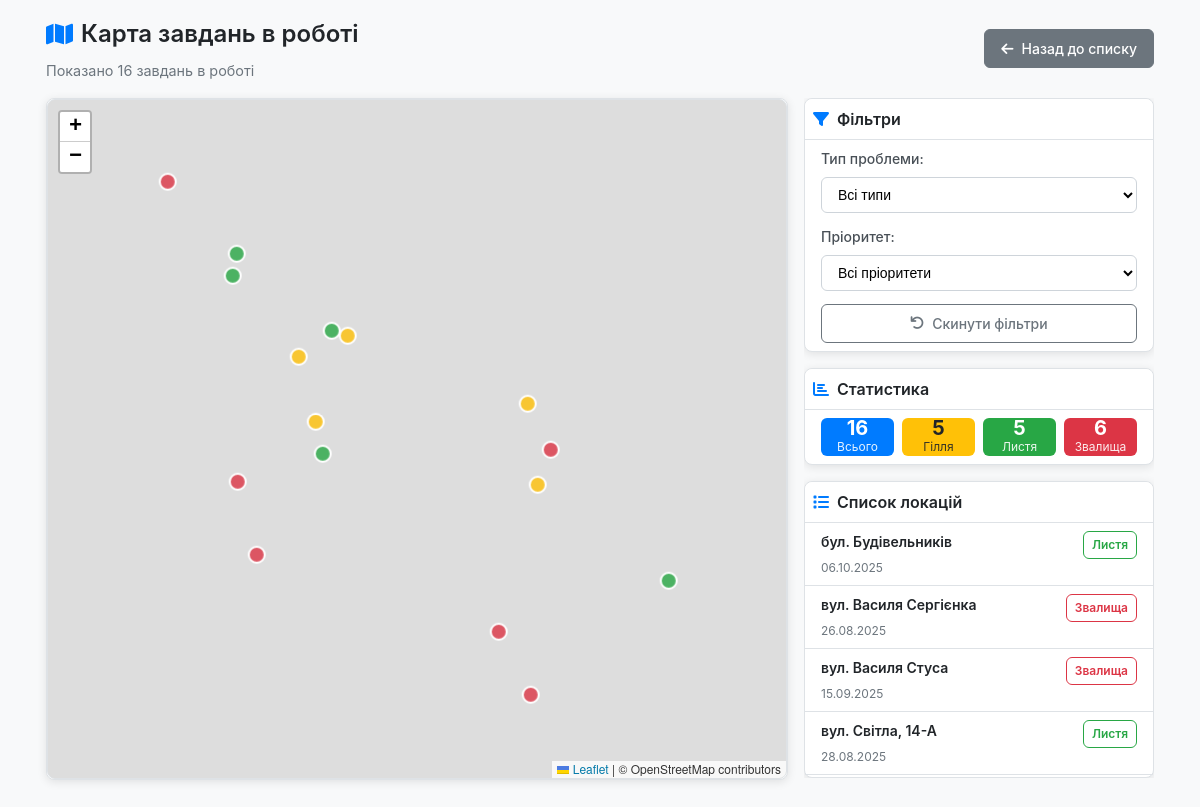
The page /map on the database its author committed.
### models.py (models this page shows, shortened)
class Location(db.Model):
    id = db.Column(db.Integer, primary_key=True)
    address = db.Column(db.String(200), nullable=False)
    latitude = db.Column(db.Float, nullable=False)
    longitude = db.Column(db.Float, nullable=False)
    problem_type = db.Column(db.String(50), nullable=False)
    priority = db.Column(db.String(20), default='Середній')
    status = db.Column(db.String(20), default='in_progress')
    description = db.Column(db.Text)
    date_created = db.Column(db.DateTime, default=datetime.utcnow)
    date_completed = db.Column(db.DateTime)
    created_by = db.Column(db.Integer, db.ForeignKey('user.id'))
    def get_priority_order(self):
        priority_map = {'Високий': 1, 'Середній': 2, 'Низький': 3}
        return priority_map.get(self.priority, 2)

### app.py (the view)
@app.route('/map')
def map_all():
    problem_type = request.args.get('problem_type', 'all')
    priority = request.args.get('priority', 'all')
    query = Location.query.filter(Location.status == 'in_progress')
    if problem_type != 'all':
        query = query.filter(Location.problem_type == problem_type)
    if priority != 'all':
        query = query.filter(Location.priority == priority)
    locations = query.all()
    for location in locations:
        location.formatted_address = format_address(location.address)
    locations.sort(key=lambda x: (x.get_priority_order(), x.formatted_address))
    for location in locations:
        location.address = location.formatted_address
    total_count = len(locations)
    branches_count = len([l for l in locations if l.problem_type == 'Гілля'])
    leaves_count = len([l for l in locations if l.problem_type == 'Листя'])
    trash_count = len([l for l in locations if l.problem_type == 'Звалища'])
    return render_template('map_all.html',
                           locations=locations,
                           current_problem_type=problem_type,
                           current_priority=priority,
                           total_count=total_count,
                           branches_count=branches_count,
                           leaves_count=leaves_count,
                           trash_count=trash_count)

### app.py (called while the page is built)
def format_address(address):
    file_path = Path(__file__).parent / "static" / "street-names.json"
    with open(file_path, "r", encoding="utf-8") as f:
        addresses = json.load(f)
        for k, v in addresses.items():
            if address.startswith(k):
                return address.replace(k, v)
    return address

### templates/map_all.html (shortened to what this page needs)
<!DOCTYPE html>
<html lang="uk">
<head>
    <link rel="stylesheet" href="https://unpkg.com/leaflet@1.7.1/dist/leaflet.css" />
    <link rel="stylesheet" href="https://cdnjs.cloudflare.com/ajax/libs/font-awesome/6.0.0/css/all.min.css">
    <link rel="stylesheet" href="{{ url_for('static', filename='css/map-all.css') }}">
</head>
<body>
    <div class="container">
        <div class="header-section">
            <div class="header-content">
                <div class="header-info">
                    <h3>
                        <i class="fas fa-map"></i>
                        Карта завдань в роботі
                    </h3>
                    <p class="subtitle">
                        Показано {{ locations|length }} завдань в роботі
                    </p>
                </div>
                <a href="{{ url_for('index') }}" class="btn btn-secondary">
                    <i class="fas fa-arrow-left"></i>Назад до списку
                </a>
            </div>
        </div>
        <div class="main-content">
            <div class="map-section">
                <div class="card">
                    <div id="map" data-locations='[
                        {% for location in locations %}
                        {
                            "id": {{ location.id }},
                            "lat": {{ location.latitude }},
                            "lng": {{ location.longitude }},
                            "address": {{ location.address|tojson }},
                            "problemType": {{ location.problem_type|tojson }},
                            "status": {{ location.status|tojson }},
                            "dateCreated": {{ location.date_created.strftime('%d.%m.%Y')|tojson }},
                            "dateCompleted": {{ (location.date_completed.strftime('%d.%m.%Y') if location.date_completed else '')|tojson }}
                        }{% if not loop.last %},{% endif %}
                        {% endfor %}
                    ]'></div>
                </div>
            </div>
            <div class="sidebar">
                <div class="card">
                    <div class="card-header">
                        <h6>
                            <i class="fas fa-filter"></i>
                            Фільтри
                        </h6>
                    </div>
                    <div class="card-body card-filters">
                        <form method="GET">
                            <div class="form-group">
                                <label>Тип проблеми:</label>
                                <select name="problem_type" class="form-select" onchange="this.form.submit()">
                                    <option value="all" {% if current_problem_type == 'all' %}selected{% endif %}>Всі типи</option>
                                </select>
                            </div>
                            <div class="form-group">
                                <label>Пріоритет:</label>
                                <select name="priority" class="form-select" onchange="this.form.submit()">
                                    <option value="all" {% if current_priority == 'all' %}selected{% endif %}>Всі пріоритети</option>
                                </select>
                            </div>
                            <div class="form-group form-group-btn">
                                <a href="{{ url_for('map_all') }}" class="btn btn-outline">
                                    <i class="fas fa-undo"></i>Скинути фільтри
                                </a>
                            </div>
                        </form>
                    </div>
                </div>
                <div class="card card-stat">
                    <div class="card-header">
                        <h6>
                            <i class="fas fa-chart-bar"></i>
                            Статистика
                        </h6>
                    </div>
                    <div class="card-body">
                        <div class="stats-grid">
                            <div class="stat-item stat-primary">
                                <div class="stat-number">{{ total_count }}</div>
                                <div class="stat-label">Всього</div>
                            </div>
                            <div class="stat-item stat-warning">
                                <div class="stat-number">{{ branches_count }}</div>
                                <div class="stat-label">Гілля</div>
                            </div>
                            <div class="stat-item stat-success">
                                <div class="stat-number">{{ leaves_count }}</div>
                                <div class="stat-label">Листя</div>
                            </div>
                            <div class="stat-item stat-danger">
                                <div class="stat-number">{{ trash_count }}</div>
                                <div class="stat-label">Звалища</div>
                            </div>
                        </div>
                    </div>
                </div>
                <div class="card card-list">
                    <div class="card-header">
                        <h6>
                            <i class="fas fa-list"></i>
                            Список локацій
                        </h6>
                    </div>
                    <div class="card-body locations-list">
                        {% for location in locations %}
                        <div class="location-item"
                             data-lat="{{ location.latitude }}"
                             data-lng="{{ location.longitude }}"
                             data-id="{{ location.id }}"
                             data-action="focus-location">
                            <div class="location-header">
                                <h6 class="location-address">{{ location.address }}</h6>
                                {% if location.problem_type == 'Гілля' %}
                                    <span class="badge badge-warning">{{ location.problem_type }}</span>
                                {% elif location.problem_type == 'Листя' %}
                                    <span class="badge badge-success">{{ location.problem_type }}</span>
                                {% else %}
                                    <span class="badge badge-danger">{{ location.problem_type }}</span>
                                {% endif %}
                            </div>
                            <div class="location-date">{{ location.date_created.strftime('%d.%m.%Y') }}</div>
                        </div>
                        {% endfor %}
                    </div>
                </div>
            </div>
        </div>
    </div>
</body>
</html>

### static/css/map-all.css (style rules this page uses)
* { margin: 0; padding: 0; box-sizing: border-box; }
body { font-family: -apple-system, BlinkMacSystemFont, "Segoe UI", Roboto, "Helvetica Neue", Arial, sans-serif; background-color: #f8f9fa; line-height: 1.5; color: #212529; }
.container { max-width: 95%; margin: 0 auto; padding: 1rem; }
.header-section { margin-bottom: 1rem; }
.header-content { display: flex; justify-content: space-between; align-items: center; flex-wrap: wrap; gap: 1rem; }
.header-info h3 { margin-bottom: 0.5rem; font-size: 1.5rem; font-weight: 600; display: flex; align-items: center; gap: 0.5rem; }
.header-info h3 i { color: #007bff; }
.subtitle { color: #6c757d; font-size: 0.9rem; margin: 0; }
.btn { display: inline-flex; align-items: center; gap: 0.5rem; padding: 0.5rem 1rem; border: 1px solid transparent; border-radius: 0.375rem; text-decoration: none; font-size: 0.875rem; font-weight: 500; cursor: pointer; transition: all 0.2s ease; background: none; }
.btn-secondary { background-color: #6c757d; border-color: #6c757d; color: white; }
.btn-outline { border-color: #6c757d; color: #6c757d; background-color: transparent; width: 100%; justify-content: center; }
.main-content { display: grid; grid-template-columns: 1fr 400px; gap: 1rem; align-items: start; }
.map-section { position: relative; }
#map { height: 85vh; min-height: 600px; width: 100%; border-radius: 0.5rem; border: 1px solid #dee2e6; }
.card { background-color: white; border: 1px solid #dee2e6; border-radius: 0.5rem; box-shadow: 0 0.125rem 0.625rem rgba(0, 0, 0, 0.1); margin-bottom: 1rem; flex-shrink: 0; }
.sidebar .card:last-child { flex: 1; display: flex; flex-direction: column; margin-bottom: 0; min-height: 0; }
.sidebar .card:last-child .card-body { flex: 1; min-height: 0; }
.card-header { padding: 0.5rem; border-bottom: 1px solid #dee2e6; background-color: white; border-radius: 0.5rem 0.5rem 0 0; }
.card-header h6 { margin: 0; font-size: 1rem; font-weight: 600; display: flex; align-items: center; gap: 0.5rem; }
.card-header i { color: #007bff; }
.card-body { padding: 0.5rem 1rem; }
.card-body > form { display: grid; grid-template-rows: 2fr 2fr 1fr; }
.card-body.locations-list { padding: 0; overflow-y: auto; flex: 1; min-height: 0; }
.form-group { margin-bottom: 0.75rem; }
.form-group:last-child { margin-bottom: 0; }
.form-group label { display: block; margin-bottom: 0.5rem; font-size: 0.875rem; font-weight: 500; color: #495057; }
.form-select { width: 100%; padding: 0.5rem 0.75rem; font-size: 0.875rem; border: 1px solid #ced4da; border-radius: 0.375rem; background-color: white; transition: border-color 0.2s ease, box-shadow 0.2s ease; }
.stats-grid { display: flex; justify-content: space-between; gap: 0.5rem; }
.stat-item { flex: 1 0 0px; text-align: center; padding: 0 0.5rem; border-radius: 0.375rem; color: white; }
.stat-primary { background-color: #007bff; }
.stat-warning { background-color: #ffc107; color: #212529; }
.stat-success { background-color: #28a745; }
.stat-danger { background-color: #dc3545; }
.stat-number { font-size: 1.25rem; font-weight: bold; line-height: 1.25rem; }
.stat-label { font-size: 0.75rem; opacity: 0.9; }
.location-item { padding: 0.5rem 1rem; border-bottom: 1px solid #dee2e6; cursor: pointer; transition: background-color 0.2s ease; }
.location-header { display: flex; justify-content: space-between; align-items: flex-start; gap: 0.5rem; }
.location-address { margin: 0; font-size: 0.875rem; font-weight: 600; flex: 1; }
.location-date { font-size: 0.75rem; color: #6c757d; }
.badge { display: inline-block; padding: 0.25rem 0.5rem; font-size: 0.75rem; font-weight: 600; border-radius: 0.375rem; text-align: center; white-space: nowrap; vertical-align: baseline; }
.badge-success { background-color: transparent; color: #28a745; border: 1px solid #28a745; }
.badge-danger { background-color: transparent; color: #dc3545; border: 1px solid #dc3545; }
.sidebar { position: sticky; top: 1rem; height: 85vh; overflow-y: auto; display: grid; grid-template-rows: 3fr 1fr 6fr; }
@media (max-width: 1200px) { .main-content { grid-template-columns: 1fr 350px; } }
.card { animation: fadeIn 0.3s ease-in-out; }

### rows shown on the page
Location: address "бул. Будівельників", problem_type "Листя", date_created "06.10.2025"
Location: address "вул. Василя Сергієнка", problem_type "Звалища", date_created "26.08.2025"
Location: address "вул. Василя Стуса", problem_type "Звалища", date_created "15.09.2025"
Location: address "вул. Світла, 14-А", problem_type "Листя", date_created "28.08.2025"

### other values the page prints
{{ locations|length }} "16"
{{ total_count }} "16"
{{ branches_count }} "5"
{{ leaves_count }} "5"
{{ trash_count }} "6"
